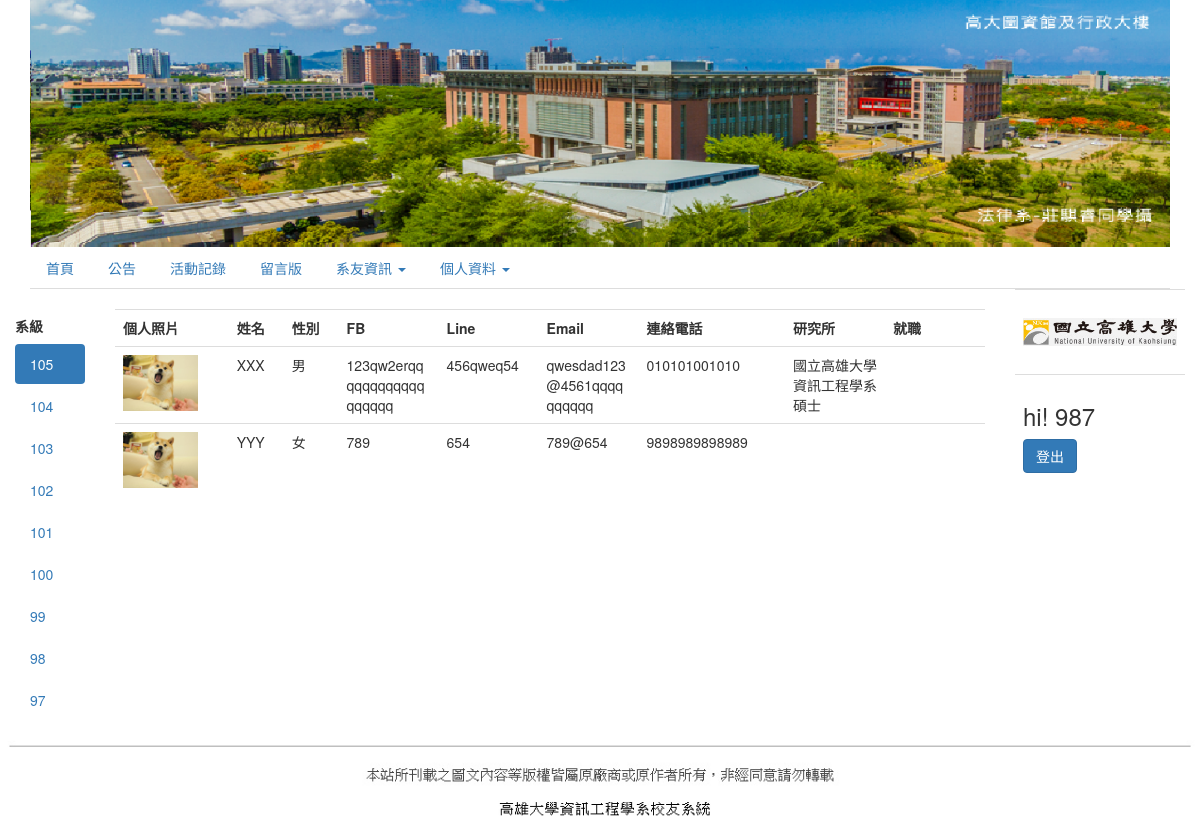
The page /Alumnus.php (signed in) on the database its author committed.
### tables this page shows
CREATE TABLE `member` (
  `Account` char(30) NOT NULL,
  `Password` char(30) NOT NULL,
  `MemNo` int(4) NOT NULL,
  `Name` char(10) NOT NULL,
  `Sex` char(4) NOT NULL,
  `FB` char(30) NOT NULL,
  `Line` char(30) NOT NULL,
  `Email` char(30) NOT NULL,
  `Phone` char(30) NOT NULL,
  `JoinTime` datetime NOT NULL,
  `Photo` char(255) DEFAULT 'NoImage.jpg'
);

CREATE TABLE `institute` (
  `Account` char(30) NOT NULL,
  `InstName` char(30) NOT NULL,
  `DeptName` char(30) NOT NULL,
  `Degree` char(10) NOT NULL
);

### Alumnus.php (the view, shortened to what this page needs)
<?php
if(isset($_SESSION['Account'])){
	$Account = $_SESSION['Account'];
	$Password = $_SESSION['Password'];
	$sql = "SELECT * FROM `member` where Account = '$Account'";
	$result = mysql_query($sql);
	$row = @mysql_fetch_row($result);
}
?>
<!DOCTYPE html>
<html lang="zh-Hant">
  <head>
    <link href="css/bootstrap.min.css" rel="stylesheet">
  </head>
  <body>
<div class="container">
	<div class="row">
		<div class="col-xs-12 col-sm-12">
			<img src="image/TopBar.png" class="img-responsive" alt="Responsive image">
		</div>
	</div>
	<div class="row">
	  <div class="col-xs-12 col-sm-12">
			<ul class="nav nav-tabs">
			<li role="presentation"><a href="homepage2.php">首頁</a></li>
			<li role="presentation"><a href="publish.php?Page=1">公告</a></li>
			<li role="presentation"><a href="activity.php?Page=1">活動記錄</a></li>
			<li role="presentation"><a href="mesboard.php">留言版</a></li>
			<li role="presentation" class="dropdown">
				<a class="dropdown-toggle" data-toggle="dropdown" href="#" role="button" aria-expanded="false">
				  系友資訊 <span class="caret"></span>
				</a>
			</li>
			<?php if(isset($_SESSION['Account'])) : ?>
				<?php if($row[0] == $Account && $row[1] == $Password) :?>
			<li role="presentation" class="dropdown">
				<a class="dropdown-toggle" data-toggle="dropdown" href="#" role="button" aria-expanded="false">
				  個人資料 <span class="caret"></span>
				</a>
			</li>
				<?php endif; ?>
			<?php endif; ?>
			</ul>
		</div>
	<div class="row">
	  <div class="col-xs-1 col-sm-1"><br>
	  <h5><strong>系級</strong></h5>
	   <ul class="nav nav-pills nav-stacked" role="tablist">
		<li role="presentation" class="active"><a href="#105" aria-controls="105" role="tab" data-toggle="tab" >105</a></li>
		<li role="presentation"><a href="#104" aria-controls="104" role="tab" data-toggle="tab" >104</a></li>
		<li role="presentation"><a href="#103" aria-controls="103" role="tab" data-toggle="tab" >103</a></li>
		<li role="presentation"><a href="#102" aria-controls="102" role="tab" data-toggle="tab" >102</a></li>
		<li role="presentation"><a href="#101" aria-controls="101" role="tab" data-toggle="tab" >101</a></li>
		<li role="presentation"><a href="#100" aria-controls="100" role="tab" data-toggle="tab" >100</a></li>
		<li role="presentation"><a href="#99" aria-controls="99" role="tab" data-toggle="tab" >99</a></li>
		<li role="presentation"><a href="#98" aria-controls="98" role="tab" data-toggle="tab" >98</a></li>
		<li role="presentation"><a href="#97" aria-controls="97" role="tab" data-toggle="tab" >97</a></li>
	  </ul>
	  </div>
	  <div class="col-xs-9 col-sm-9">
	<div role="tabpanel">
	<?php
	$AllMem=mysql_query("select *
						from member m natural left outer join institute i natural left outer join employment e
						where m.`Account` in (select s.`Account`
						from `student` s
						where `DeptLevel`='105')
						order by `JoinTime`");
	?>
  <div class="tab-content">
    <div role="tabpanel" class="tab-pane active" id="105">
	<table class="table">
		<tbody>
		<tr>
			<th>個人照片</th>
			<th>姓名</th>
		　　<th>性別</th>
		　　<th>FB</th>
			<th>Line</th>
			<th>Email</th>
			<th>連絡電話</th>
			<th>研究所</th>
			<th>就職</th>
	 　 </tr>
		<?php
		for($i=1 ; $i<=mysql_num_rows($AllMem) ; $i++){
			$rs=mysql_fetch_assoc($AllMem);
		?>
		<tr>
			<td><?php echo '<img width=75 src="memberpicture/'.$rs["Photo"].'" class="img-responsive" alt="Responsive image">'; ?></td>
			<td><?php echo $rs["Name"];?></td>
		 　 <td><?php echo $rs["Sex"];?></td>
		 　 <td width="100" style="word-break:break-all"><?php echo $rs["FB"];?></td>
			<td width="100" style="word-break:break-all"><?php echo $rs["Line"];?></td>
			<td width="100" style="word-break:break-all"><?php echo $rs["Email"];?></td>
		 　 <td><?php echo $rs["Phone"];?></td>
			<td width="100" style="word-break:break-all"><?php 	echo ''.$rs["InstName"].'<br>';
																echo ''.$rs["DeptName"].'<br>';
																echo $rs["Degree"];?></td>
			<td width="100" style="word-break:break-all"><?php 	echo ''.$rs["Company"].'<br>';
																echo $rs["Position"];?></td>
		</tr>
		<?php } ?>
		</tbody>
	</table></div>
  </div>
</div>
	  </div>
	  <div class="col-xs-2	  col-sm-2">
		  <table class="table">
		  <tr><td>
		  <br><a href="http://www.nuk.edu.tw/bin/home.php"><img src="image/logo.jpg" class="img-responsive" alt="Responsive image"></a><br>
		  </td><tr>
		  <tr><td>
		  <?php if(isset($_SESSION['Account'])) : ?>
			<h3>hi! <?php echo $_SESSION['Account'] ?></h3>
			<button type="button" class="btn btn-primary" data-toggle="button" aria-pressed="false" autocomplete="off" onclick="location.href='logout.php'">
			  登出
			</button>
			<br>
		  <?php endif; ?>
		  </td></tr>
		   </table>
	  </div>
	<div class="row">
	  <div class="col-xs-12 col-sm-12">
		<br>
		<img src="image/BottomBar.png" class="img-responsive" alt="Responsive image">
	  </div>
	  </div>
	</div>
</div>
  </body>
</html>

### rows shown on the page
member: Photo (placeholder picture), Name "XXX", Sex "男", FB "123qw2erqqqqqqqqqqqqqqqqqq", Line "456qweq54", Email "qwesdad123@4561qqqqqqqqqq", Phone "010101001010", institute.InstName "國立高雄大學", institute.DeptName "資訊工程學系", institute.Degree "碩士"
member: Photo (placeholder picture), Name "YYY", Sex "女", FB "789", Line "654", Email "789@654", Phone "9898989898989"

### other values the page prints
$_SESSION['Account'] "987"
